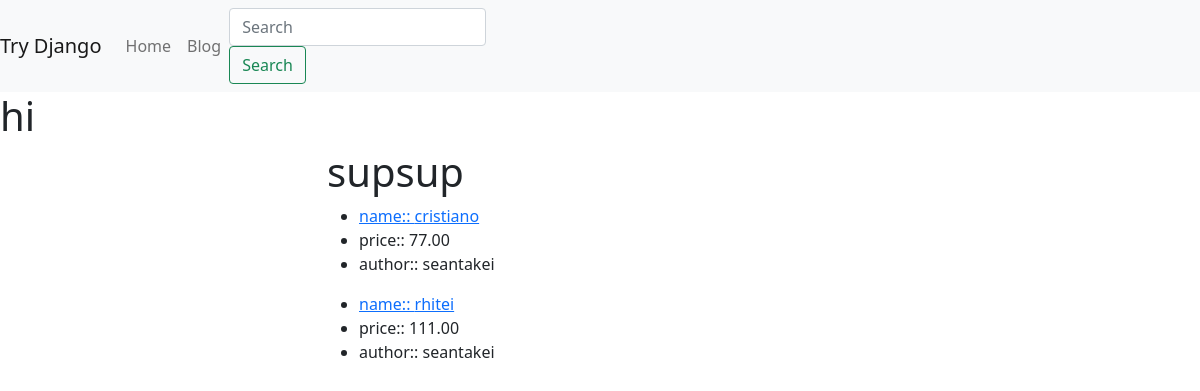
The app's page /price/list/ with its own data.
### price/models.py (models this page shows, shortened)
class Price(models.Model):
	name= models.CharField(max_length=50)
	price= models.DecimalField(max_digits= 5, decimal_places=2)
	author= models.ForeignKey(User, on_delete= models.CASCADE)
	objects= PriceManager()

### price/views.py (the view)
# urls.py: path('list/', price_list_view , name='price_list'),
def price_list_view(request):
	context={
		'prices': Price.objects.all().maxtomin()
	}
	return render(request, 'price/price_list.html', context)

### price/models.py (called while the page is built)
	def maxtomin(self):
		return self.order_by('price')

	def get_queryset(self):
		return PriceQuerySet(self.model, using=self._db)

### price/templates/price/price_list.html
{% extends "base.html" %}
{% block content %}
  <h1> supsup</h1>
  {% for price in prices %}
  <ul class="priceul">
    <li><a href=" {% url 'price_detail' price.id %} "> name:: {{ price.name }}</a></li>
    <li> price:: {{ price.price }}</li>
    <li> author:: {{ price.author }} </li>
  </ul>
  {% endfor %}
{% endblock content %}

### records on screen
Price: name "cristiano", price "77.00", author "seantakei"
Price: name "rhitei", price "111.00", author "seantakei"
